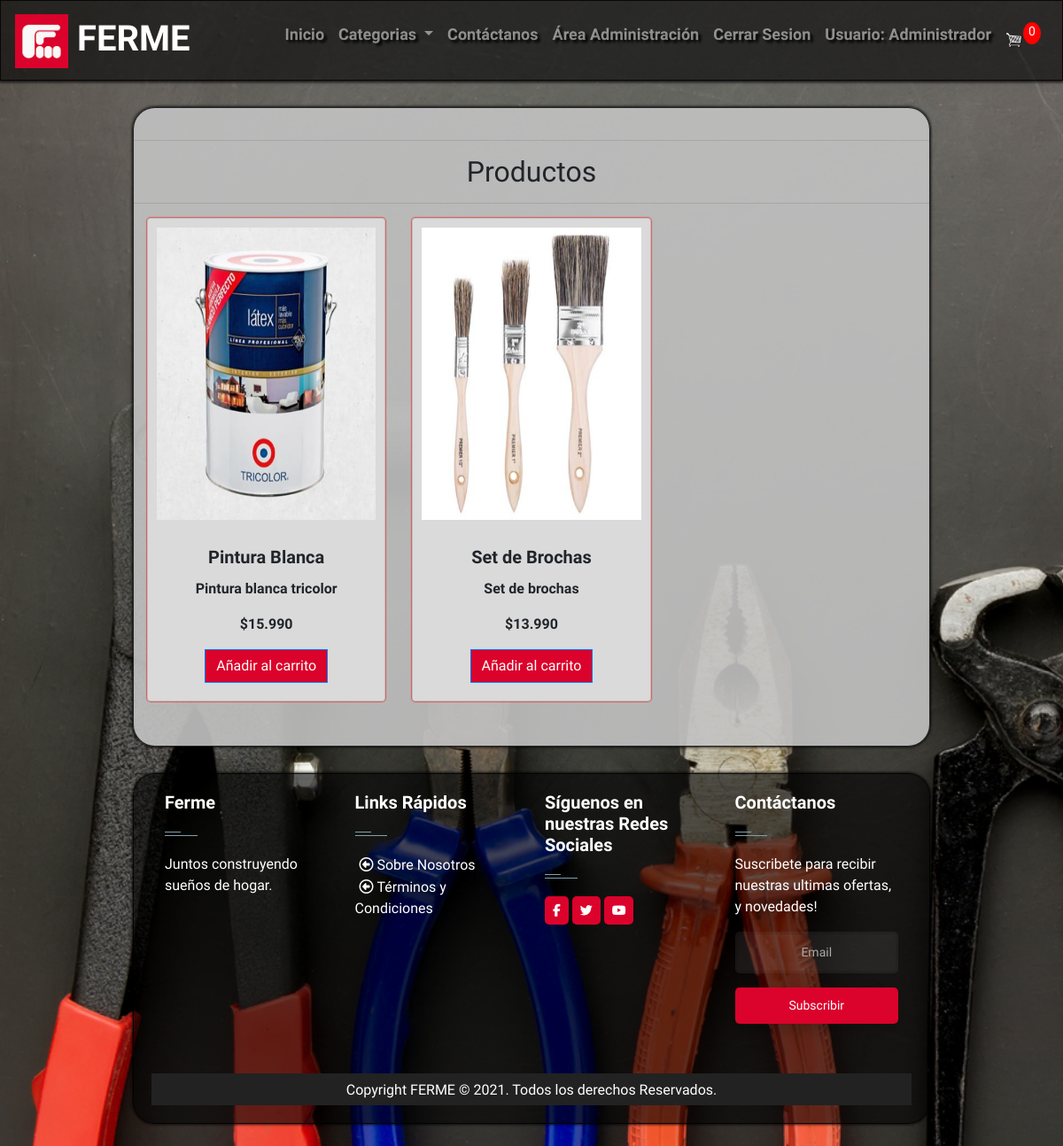
The app's page /categoria/2 (signed in) with its own data.
### usuario/models.py (models this page shows, shortened)
class Usuario(AbstractBaseUser):
    username = models.CharField('Nombre de usuario',unique=True,max_length=100)
    correo = models.CharField('Correo',unique=True,max_length=300)
    nombre_completo = models.CharField('Nombre Completo',max_length=150)
    rut = models.IntegerField('Run', unique=True)
    telefono = models.IntegerField('Telefono', unique=True)
    direccion = models.CharField('Dirección', max_length=300,default='',null=True)
    usuario_activo = models.BooleanField(default=True)
    usuario_administrador = models.BooleanField(default=False)
    cargo = models.ForeignKey(cargo, on_delete=models.CASCADE,null=True)
    objects = UsuarioManager()
    USERNAME_FIELD = 'username'
    REQUIRED_FIELDS = ['correo','nombre_completo','rut','telefono','direccion']

### cargo/models.py (models this page shows)
class cargo(models.Model):
    nombre = models.CharField(max_length=20)
    descripcion = models.TextField()
    def __str__(self):
        return self.nombre

### core/models.py (models this page shows, shortened)
class producto(models.Model):
    nombre = models.CharField(max_length=30)
    descripcion = models.TextField(max_length=300)
    precio = models.IntegerField()
    familia = models.ForeignKey(familia, on_delete=models.PROTECT)
    vencimiento = models.DateField()
    stock = models.IntegerField()
    stock_critico = models.IntegerField()
    proveedor = models.ForeignKey(proveedor, on_delete=models.PROTECT)
    imagen = models.ImageField(upload_to='productos', null=True)
    oferta = models.BooleanField(default='0', null=False)

### core/views.py (the view)
# urls.py: path('categoria/<familia_id>',nombre_familia,name='nombre_familia'),
def nombre_familia(request,familia_id):
    productos = producto.objects.filter(familia_id=familia_id)
    data = { 'producto':productos,'nombre':nombre_familia}
    return render(request,'core/producto/familias.html',data )

### carro/context_processor.py (called while the page is built)
def importe_total_carro(request):
    total=0
    if 'carro' in request.session:
        for key, value in request.session["carro"].items():
            total=total+(int(value["precio"]))
    return {"importe_total_carro":total}

def importe_cant_carro(request):
    total=0
    if 'carro' in request.session:
        for key, value in request.session["carro"].items():
            total=total+(value["cantidad"])
    return {"importe_cant_carro":total}

### core/templates/core/producto/familias.html (shortened to what this page needs)
{% extends 'core/base.html' %}
{% load static %}
{% load humanize %}
{% block nav %}
<li class="nav-item dropdown">
  <a class="nav-link dropdown-toggle" href="#" id="navbarDropdown" role="button" data-toggle="dropdown"
    aria-haspopup="true" aria-expanded="false">
    Categorias
  </a>
</li>
{% endblock %}
{% block contenido %}
  <hr>
    <h2 class="text-center">Productos</h2>
    <hr>
    <div class="container">
      <div class="row text-center">
        {% for p in producto %}
          <div class="col-md-4 pb-1 pb-md-0">
            <div class="card" style="background-color: #DADADA;">
              {% if p.imagen %}
              <div>
                <img src="{{ p.imagen.url }}" class="card-img-top" alt="imagen">
              </div>
              {% else %}
              <div>
                <img src="{% static '/images/default.jpg' %}" class="card-img-top" alt="imagen">
              </div>
              {% endif %}
              <div class="card-body">
                <h5 class="card-title">{{ p.nombre }}</h5>
                <p class="card-text">{{ p.descripcion }}</p>
                <p class="card-text">${{ p.precio | intcomma}}</p>
                <a href="{% url 'carro:agregar_home' p.id %}" class="btn btn-primary">Añadir al carrito</a>
              </div>
            </div>
          </div>
        {% endfor %}
      </div>
    </div>
{% endblock %}

### core/templates/core/base.html (shortened to what this page needs)
<!doctype html>
<html>
<head>
  {% load static %}
  <link rel="stylesheet" href="https://cdnjs.cloudflare.com/ajax/libs/ionicons/2.0.1/css/ionicons.min.css">
  <link rel="stylesheet" href="https://cdn.jsdelivr.net/npm/bootstrap@4.5.3/dist/css/bootstrap.min.css"
>
  <link href="{% static 'css/main.css' %}" rel="stylesheet" type="text/css">
  <link href="{% static 'css/carro.css' %}" rel="stylesheet" type="text/css">
</head>
<header>
  <nav class="navbar navbar-expand-lg navbar-dark">
    <a class="navbar-brand" href="{% url 'home' %}">
      <img src="/media/admin-interface/logo/logo-fs-web.png" width="60" alt="Logo" />
      FERME</a>
    <div class="collapse navbar-collapse" id="navbarSupportedContent">
      <ul class="navbar-nav ml-auto">
        <li class="nav-item">
          <a class="nav-link" href="{% url 'home' %}">Inicio</a>
        </li>
        {% block nav %}
        {% endblock %}
        <li class="nav-item">
          <a class="nav-link" href="{% url 'contacto' %}">Contáctanos</a>
        </li>
        {% if user.cargo.nombre == 'Administrador' %}
        <li class="nav-item">
          <a class="nav-link" href="{% url 'administrador' %}">Área Administración</a>
        </li>
        {% endif %}
        {% if user.is_authenticated %}
        <li class="nav-item">
          <a class="nav-link" href="{% url 'logout' %}">Cerrar Sesion</a>
        </li>
        <li class="nav-item">
          <a class="nav-link" href="{% url 'usuario' user.id %}">Usuario: {{ user.cargo |title }}</a>
        </li>
        <a class="nav-link d-flex align-items-center" href="{% url 'cart' %}">
          <img id="cart-icon" style="width:20px;" src="{% static 'images/cart.png' %}" alt="carrito" />
          <p id="cart-total" class="float-right">{{importe_cant_carro}}</p>
        </a>
        {% endif %}
      </ul>
    </div>
  </nav>
</header>
<body background="/media/admin-interface/logo/fondo.jpg" style="background-repeat: no-repeat; background-size: cover;">
  <div class="cuerpo">
  {% block contenido %}
  {% endblock %}
  </div>
</body>
<footer id="footer fixed-bottom" class="footer-1">
  <div class="main-footer widgets-dark typo-light">
    <div class="container">
      <div class="row">
        <div class="col-xs-12 col-sm-6 col-md-3">
          <div class="widget subscribe no-box">
            <h5 class="widget-title">Ferme<span></span></h5>
            <p>Juntos construyendo sueños de hogar.</p>
          </div>
        </div>
        <div class="col-xs-12 col-sm-6 col-md-3">
          <div class="widget no-box">
            <h5 class="widget-title">Links Rápidos<span></span></h5>
            <ul class="thumbnail-widget">
              <li>
                <div class="thumb-content"><a href="#.">&nbsp;Sobre Nosotros</a></div>
              </li>
              <li>
                <div class="thumb-content"><a href="#.">&nbsp;Términos y Condiciones</a></div>
              </li>
            </ul>
          </div>
        </div>
        <div class="col-xs-12 col-sm-6 col-md-3">
          <div class="widget no-box">
            <h5 class="widget-title">Síguenos en nuestras Redes Sociales<span></span></h5>
            <a href="#"> <i class="fa fa-facebook"> </i> </a>
            <a href="#"> <i class="fa fa-twitter"> </i> </a>
            <a href="#"> <i class="fa fa-youtube"> </i> </a>
          </div>
        </div>
        <br>
        <br>
        <div class="col-xs-12 col-sm-6 col-md-3">
          <div class="widget no-box">
            <h5 class="widget-title">Contáctanos<span></span></h5>
            <p>Suscribete para recibir nuestras ultimas ofertas, y novedades!</p>
            <div class="emailfield">
              <input type="text" name="email" value="Email">
              <input class="submitbutton ripplelink" type="submit" value="Subscribir">
            </div>
          </div>
        </div>
      </div>
    </div>
    <div class="footer-copyright">
      <div class="container">
        <div class="row">
          <div class="col-md-12 text-center">
            <p>Copyright FERME © 2021. Todos los derechos Reservados.</p>
          </div>
        </div>
      </div>
    </div>
  </div>
</footer>
</html>

### core/static/css/main.css (style rules this page uses)
body { background-color: #E4E4E4; background-attachment: fixed; font-family: 'Raleway', sans-serif; }
header .navbar { background-color: rgba(0,0,0,0.60); border-style: solid; border-width: 1px; border-color: rgba(0,0,0,0.8); box-shadow: 0px 1px 3px 1px rgba(0,0,0,0.8); font-family:'Raleway', sans-serif; }
.navbar.navbar-expand-lg.navbar-dark .navbar-brand { font-weight: bolder; font-size: 40px; font-family: 'Raleway', sans-serif; }
#navbarSupportedContent .navbar-nav.ml-auto .nav-item { border-radius: 15px; text-align: center; font-weight: bold; font-size: 18px; text-shadow: 3px 3px 3px black; }
body .cuerpo { border-radius: 25px; background-color: rgba(196,196,196,0.9); padding-top:20px; padding-bottom: 20px; margin-top: 30px; margin-left: 150px; margin-right: 150px; margin-bottom: 30px; border-style: solid; border-width: 1px; border-color: rgba(0,0,0,0.8); box-shadow: 0px 0px 3px 1px rgba(0,0,0,0.8); }
footer .main-footer { padding: 20px ; background-color: rgba(0,0,0,0.60); margin-left: 150px; margin-right: 150px; margin-top: 20px; margin-bottom: 25px; border-style: solid; border-width: 1px; border-color: rgba(0,0,0,0.8); box-shadow: 0px 0px 3px 1px rgba(0,0,0,0.8); border-radius: 25px; }
footer ul { padding-left: 0; list-style: none; }
.footer-copyright { background: #222; padding: 5px 0; }
.footer-copyright p { color: #969696; margin: 2px 0 0; }
.widget { padding: 20px; margin-bottom: 40px; }
.widget.no-box { padding: 0; background-color: transparent; margin-bottom: 40px; box-shadow: none; -webkit-box-shadow: none; -moz-box-shadow: none; -ms-box-shadow: none; -o-box-shadow: none; }
.widget.subscribe p { margin-bottom: 18px; }
.widget li a { color: #fff; }
.widget-title { margin-bottom: 20px; }
.widget-title span { background: #839FAD none repeat scroll 0 0;display: block; height: 1px;margin-top: 25px;position: relative;width: 20%; }
.widget-title span::after { background: inherit;content: "";height: inherit; position: absolute;top: -4px;width: 50%; }
.typo-light h1, .typo-light h2, .typo-light h3, .typo-light h4, .typo-light h5, .typo-light h6, .typo-light p, .typo-light div, .typo-light span, .typo-light small { color: #fff; }
.btn { background-color: #db022b; color:#fff; }
.fa { display: inline-block; font: normal normal normal 14px/1 FontAwesome; background-color: #3e3e3e; color: #fff; padding: 9px; border-radius: 5px; }
input[type="text"] { background: rgba(255,255,255,0.075); padding: 10px 15px; color: #aaa; border: 3px solid rgba(0,0,0,0.1); font-size: 14px; margin-bottom: 16px; border-radius: 5px; transition: all 0.2s cubic-bezier(0.4,0,0.2,1); transition-delay: 0.2s; text-align: center; width: 100%; }
input.submitbutton.ripplelink { background: #db022b; border: 3px solid rgba(0,0,0,0.1); color: #fff; box-shadow: 0 8px 17px 0 rgba(0,0,0,0.2); transition-delay: 0s; width: 100%; font-size: 14px; border: 0px solid #FF0000; transition: all 0.2s cubic-bezier(0.4,0,0.2,1); padding: 10px 15px; margin-bottom: 16px; border-radius: 5px; }
.widget.no-box .emailfield .submitbutton.ripplelink { background-color: #db022b; }
.thumb-content ::before { content: "\f190"; font-family: FontAwesome; font-style: normal; font-weight: normal; text-decoration: inherit; margin-left: 5px; color: #ffffff; }
.col-xs-12.col-sm-6.col-md-3 .widget.subscribe.no-box .widget-title { font-size: 20px; font-weight: bold; }
.col-xs-12.col-sm-6.col-md-3 .widget.no-box .widget-title { font-size: 20px; font-weight: bold; }
.widget.no-box a .fa.fa-facebook { background-color: #db022b; }
.widget.no-box a .fa.fa-twitter { background-color: #db022b; }
.widget.no-box a .fa.fa-youtube { background-color: #db022b; }
.card { align-items: center; width: 100%; margin-bottom: 15px; box-shadow: 0px 0px 1px 1px rgba(255, 0, 0, 0.5); }
.card-title { font-weight: bolder; font-size: 20px; }
.card-text { font-weight: bold; }
img.card-img-top { width: 100%; height: 350px; padding: 10px; }
div.col-md-4.pb-1.pb-md-0 { margin-bottom: 15px; }

### core/static/css/carro.css (style rules this page uses)
body { background-color: hsl(0, 0%, 98%); }
#cart-icon { width:55px; display: inline-block; }
#cart-total { display: block; text-align: center; color:#fff; background-color: red; width: 20px; height: 25px; border-radius: 50%; font-size: 14px; }
.btn { border-radius: 0; }

### records on screen
Usuario: cargo "Administrador"
producto: imagen (picture), nombre "Pintura Blanca", descripcion "Pintura blanca tricolor", precio "15.990"
producto: imagen (picture), nombre "Set de Brochas", descripcion "Set de brochas", precio "13.990"

### other values on screen
{{ importe_cant_carro }} "0"
